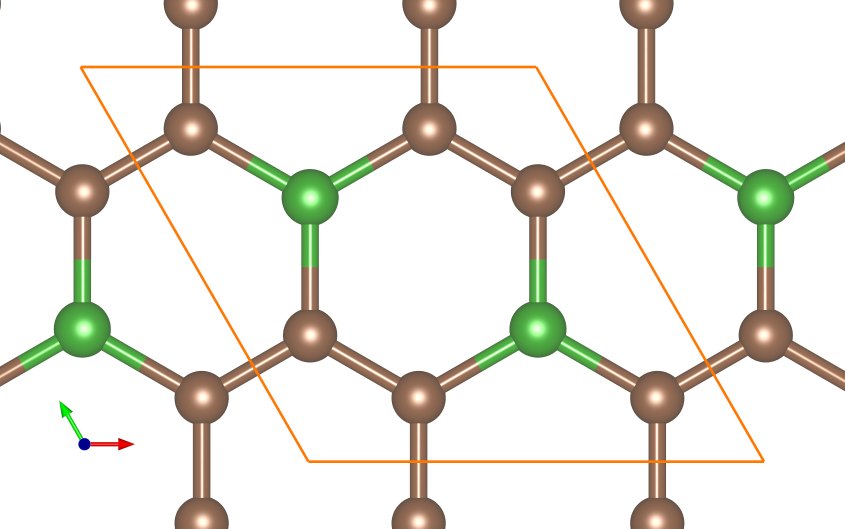
#> input picture 2_Charge_Density_Difference/A_BC3.png, 2534 x 1586 px, found by its file name (shown at 1/3 size)
$ python plot_structures.py
#> lines starting #> are read from the running program, lines starting #| are printed output that depends on the picture
### Figures_for_thesis/style.py
"""Original author figure settings, written explicitly for independent editing."""
from pathlib import Path
import shutil
import matplotlib.pyplot as plt

HERE = Path(__file__).resolve().parent
ROOT = HERE.parent
THESIS = ROOT.parent / "PhD_thesis_20251216" / "figures_proj1"
plt.rcdefaults()
plt.rcParams.update({
    "font.family": "serif", "mathtext.fontset": "cm", "axes.titlesize": 20,
    "axes.labelsize": 16, "xtick.labelsize": 14, "ytick.labelsize": 14,
    "legend.fontsize": 12, "figure.dpi": 196, "figure.facecolor": "white",
    "lines.linewidth": 1.5, "xtick.direction": "in", "ytick.direction": "in",
    "xtick.top": True, "ytick.right": True, "pdf.fonttype": 42,
    "path.simplify": False,
})
BLUE, GREEN, VIOLET, GREY, ORANGE = "#1478E1", "#28AF3C", "#8C64E1", "#787878", "#FA8C00"
FERMI = "#643CC3"
TAB = {"boxstyle": "round,pad=0.2", "facecolor": "white",
       "edgecolor": "#B4B4B4", "alpha": .75, "linewidth": 1.5}


def title(ax, text):
    ax.text(.04, .95, text, transform=ax.transAxes, va="top",
            fontsize=16, bbox=TAB, zorder=10)


def grid(rows, cols, height, width=10):
    return plt.subplots(rows, cols, figsize=(width, height), squeeze=False)


def save(fig, name):
    fig.savefig(HERE / name, metadata={"CreationDate": None})
    plt.close(fig)
    shutil.copyfile(HERE / name, THESIS / name)

### Figures_for_thesis/plot_structures.py
"""Recompose the original structure renders with the thesis figure typography."""
import hashlib
import json

import matplotlib.pyplot as plt
from matplotlib.lines import Line2D
from matplotlib.patches import Patch
import numpy as np
from PIL import Image

from style import HERE, ROOT, TAB, save, title

SOURCE = ROOT / "2_Structure_and_CDD"
manifest = {}


def panel(ax, filename, heading, facecolor="white"):
#> called with filename = 'A_BC3.png', heading = '(a) BC$_3$', facecolor = 'white'
    path = SOURCE / filename
    pixels = np.asarray(Image.open(path))
#> pixels is the input picture: shape (1586, 2534, 3); mean R, G, B 234.5, 232.2, 224.5
    ax.imshow(pixels, interpolation="none")
    ax.set_xticks([])
    ax.set_yticks([])
    ax.text(.04, .95, heading, transform=ax.transAxes, va="top", fontsize=24,
            bbox=dict(TAB, facecolor=facecolor), zorder=10)
    manifest[filename] = {
        "sha256": hashlib.sha256(path.read_bytes()).hexdigest(),
        "size": list(pixels.shape[:2][::-1]),
    }
    return pixels.shape[1], pixels.shape[0]


# The seven bond markers retain the coordinates and colours in the original
# 0.1_structure_figure.ipynb. Coordinates there refer to a 2 x 2 composite.
fig, axes = plt.subplots(2, 2, figsize=(20, 12))
fig.subplots_adjust(left=0.01, right=0.99, bottom=0.015, top=0.985,
                    wspace=0.025, hspace=0.035)
names = ["A_BC3.png", "B_Borophene.png", "C_B4C3.png", "D_Graphene.png"]
headings = [r"(a) BC$_3$", "(b) Borophene", r"(c) B$_4$C$_3$", "(d) Graphene"]
for ax, name, heading in zip(axes.flat, names, headings):
    width, height = panel(ax, name, heading)
#> width = 2534; height = 1586

shift_x, shift_y = 0.008 * 0.866, 0.008 * 0.5
#> shift_x = 0.00693; shift_y = 0.004
markers = [
    (1, (0, 1), (3772, 654), (4052, 655), (0, -0.008), (0, -0.035), "#145AAA"),
    (2, (0, 1), (4654, 653), (4931, 653), (0, -0.008), (0, -0.035), "#238C4B"),
    (3, (0, 1), (4414, 1010), (4556, 763), (shift_x, shift_y), (0.035, 0.060), "#643CC3"),
    (4, (1, 0), (1647, 2403), (1785, 2163), (shift_x, shift_y), (0.035, 0.060), "#787D8C"),
    (5, (1, 0), (820, 2379), (968, 2161), (shift_x, shift_y), (0.035, 0.060), "#EB731E"),
    (6, (1, 0), (1396, 2730), (1518, 2518), (-shift_x, -shift_y), (-0.025, -0.040), "#AA1E64"),
    (7, (1, 0), (1241, 3104), (1364, 2892), (shift_x, shift_y), (0.035, 0.060), "#AA3CB9"),
]
for number, (row, col), start, end, offset, label_offset, colour in markers:
    scale = np.array([width, height])
    origin = np.array([col, row])
    start = np.array(start) / [2976, 1749] - origin
    end = np.array(end) / [2976, 1749] - origin
    ax = axes[row, col]
    ax.annotate("", xy=(start + offset) * scale, xytext=(end + offset) * scale,
                arrowprops=dict(arrowstyle="<->", color=colour, lw=2,
                                shrinkA=0, shrinkB=0, mutation_scale=16))
    position = ((start + end) / 2 + label_offset) * scale
    ax.text(*position, rf"$l_{number}$", fontsize=40, fontweight="bold", ha="center", color=colour)
#> this loop made 7 passes
#> (row, col, start, end, offset, label_offset, colour, origin) on passes 1 to 7: (0, 1, [0.267, 0.374], [0.362, 0.374], (0, -0.008), (0, -0.035), '#145AAA', [1, 0]), (0, 1, [0.564, 0.373], [0.657, 0.373], (0, -0.008), (0, -0.035), '#238C4B', [1, 0]), (0, 1, [0.483, 0.577], [0.531, 0.436], (0.00693, 0.004), (0.035, 0.06), '#643CC3', [1, 0]), (1, 0, [0.553, 0.374], [0.6, 0.237], (0.00693, 0.004), (0.035, 0.06), '#787D8C', [0, 1]), (1, 0, [0.276, 0.36], [0.325, 0.236], (0.00693, 0.004), (0.035, 0.06), '#EB731E', [0, 1]), (1, 0, [0.469, 0.561], [0.51, 0.44], (-0.00693, -0.004), (-0.025, -0.04), '#AA1E64', [0, 1]), (1, 0, [0.417, 0.775], [0.458, 0.654], (0.00693, 0.004), (0.035, 0.06), '#AA3CB9', [0, 1])
save(fig, "proj1.1.pdf")
#> in save, `fig.savefig(HERE / name, metadata={"CreationDate": None})`:
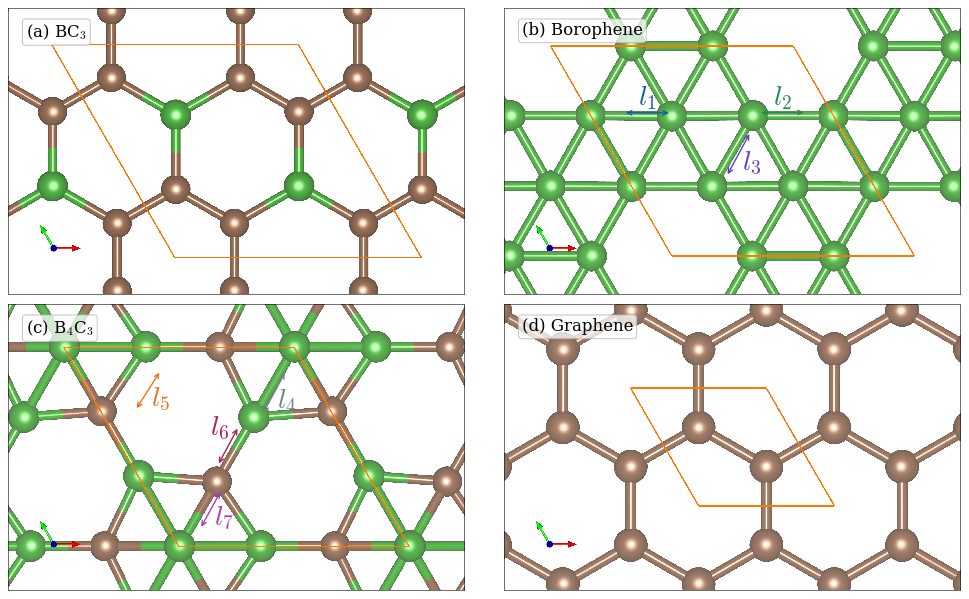
#> figure drawn by matplotlib, 4 panels


fig, axes = plt.subplots(2, 2, figsize=(20, 12))
fig.subplots_adjust(left=0.01, right=0.99, bottom=0.015, top=0.985,
                    wspace=0.025, hspace=0.035)
materials = [r"Graphene–BC$_3$", "Graphene–Borophene", r"Graphene–B$_4$C$_3$"]
prefixes = ["E_Graphene-BC3", "F_Graphene-Borophene", "G_Graphene-B4C3"]
for ax, prefix, material, letter in zip(axes.flat, prefixes, materials, "abc"):
#> (the run stopped early here; a loop or call above may not have finished)
